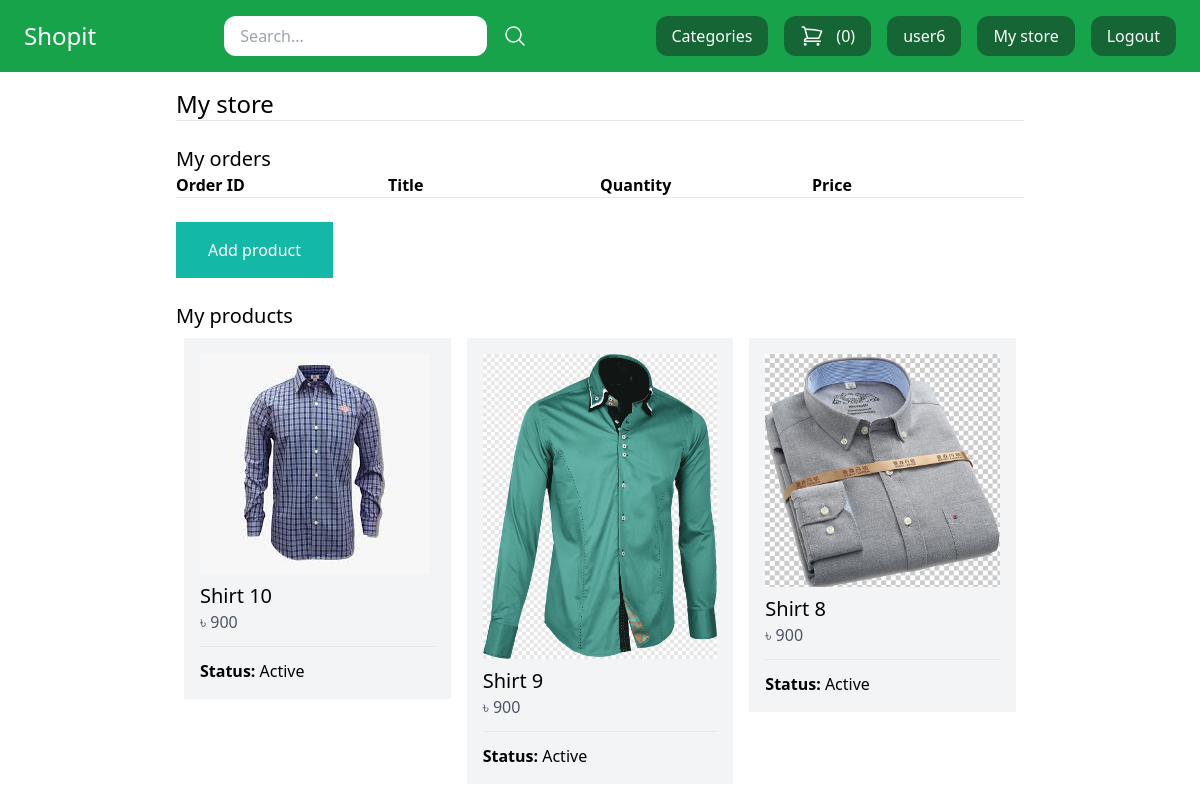
Page /mystore/ (signed in, upper part) on the earlier database version.
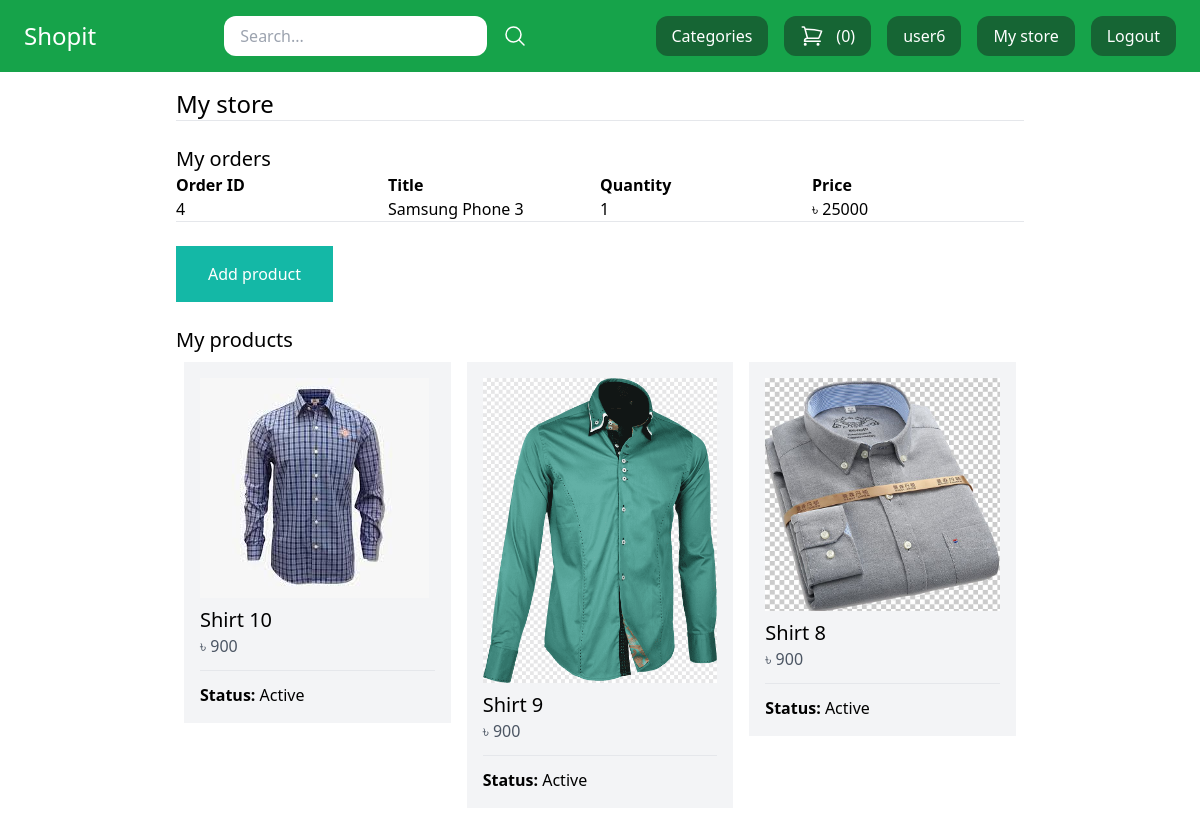
Same page on the later database version.
### core/models.py (models this page shows, shortened)
class Product(models.Model):
	DRAFT = 'draft'
	WAITING_APPROVAL = 'waitingapproval'
	ACTIVE = 'active'
	DELETED = 'deleted'
	STATUS_CHOICES = {
		(DRAFT, 'Draft'),
		(WAITING_APPROVAL, 'Waiting approval'),
		(ACTIVE, 'Active'),
		(DELETED, 'Deleted'),
	}
	user = models.ForeignKey(User, related_name='products', on_delete=models.CASCADE)
	category = models.ForeignKey(Category, related_name='products', on_delete=models.CASCADE)
	title = models.CharField(max_length=50)
	slug = models.SlugField(max_length=50)
	description = models.TextField(blank=True)
	price = models.PositiveIntegerField()
	image = models.ImageField(upload_to='uploads/product_images', blank=True, null=True)
	thumbnail = models.ImageField(upload_to='uploads/product_images/thumbnail', blank=True, null=True)
	created_at = models.DateTimeField(auto_now_add=True)
	updated_at = models.DateTimeField(auto_now=True)
	status = models.CharField(max_length=50, choices=STATUS_CHOICES, default=ACTIVE)
	average_rating = models.DecimalField(max_digits=3, decimal_places=2, default=0)
	view_count = models.PositiveIntegerField(default=0)
	class Meta:
		ordering = ('-created_at',)

class OrderItem(models.Model):
	order = models.ForeignKey(Order, related_name='items', on_delete=models.CASCADE)
	product = models.ForeignKey(Product, related_name='items', on_delete=models.CASCADE)
	price = models.IntegerField()
	quantity = models.IntegerField(default=1)

class Order(models.Model):
	first_name = models.CharField(max_length=255)
	last_name = models.CharField(max_length=255)
	address = models.CharField(max_length=255)
	zipcode = models.CharField(max_length=255)
	city = models.CharField(max_length=255)
	payment_intent = models.CharField(max_length=255, blank=True, null=True, default=None)
	paid_amount = models.IntegerField(blank=True, null=True)
	is_paid = models.BooleanField(default=False)
	created_by = models.ForeignKey(User, related_name='orders', on_delete=models.SET_NULL, null=True)
	created_at = models.DateTimeField(auto_now_add=True)

### core/views.py (the view)
# urls.py: path('mystore/', views.mystore, name='mystore'),
@login_required
def mystore(request):
    products = request.user.products.exclude(status=Product.DELETED)
    order_items = OrderItem.objects.filter(product__user=request.user)
    return render(request, 'mystore.html', {
        'products' : products,
        'order_items' : order_items,
        })

### core/templates/mystore.html (shortened to what this page needs)
{% extends 'base.html' %}
{% block content %}
<h1 class="text-2xl">My store</h1>
<hr>
<h2 class="mt-6 text-xl">My orders</h2>
<div class="flex flex-wrap">
	<div class="w-1/4">
		<strong>Order ID</strong>
	</div>
	<div class="w-1/4">
		<strong>Title</strong>
	</div>
	<div class="w-1/4">
		<strong>Quantity</strong>
	</div>
	<div class="w-1/4">
		<strong>Price</strong>
	</div>
</div>
{% for order_item in order_items %}
	<div class="flex flex-wrap">
		<div class="w-1/4">
			<a href="{% url 'mystore_order_detail' order_item.order.id %}">{{ order_item.order.id }}</a>
		</div>
		<div class="w-1/4">
			{{ order_item.product.title }}
		</div>
		<div class="w-1/4">
			{{ order_item.quantity }}
		</div>
		<div class="w-1/4">
			৳ {{ order_item.price }}
		</div>
	</div>
{% endfor %}
<hr>
<a href="{% url 'add_product' %}" class="mt-6 inline-block py-4 px-8 bg-teal-500 text-white">Add product</a>
<h2 class="mt-6 text-xl">My products</h2>
{% if products %}
<div class="flex flex-wrap">
	{% for product in products %}
	<div class="product w-1/3 p-2">
		<div class="p-4 bg-gray-100">
			<a href="{%  url 'edit_product' product.id %}">
				{% if product.image %}
					<div class="image mb-2">
						<img src="{{ product.image.url }}" alt="Image of {{ product.title }}">
					</div>
				{% endif %}
			<h2 class="text-xl">{{ product.title }}</h2>
			<p class="text-s text-gray-600">৳ {{ product.price }} </p>
			<hr class="my-3">
			<p><strong>Status: </strong>{{ product.get_status_display }}</strong></p>
			</a>
		</div>
	</div>
	{% endfor %}
</div>
{% else %}
	<p class="mt-4 py-4 px-8 bg-gray-200">You don't have any products yet...</p>
{% endif %}
{% endblock %}

Differences in the rows shown:
added OrderItem: order.id "4", product "Samsung Phone 3", quantity "1", price "25000"
